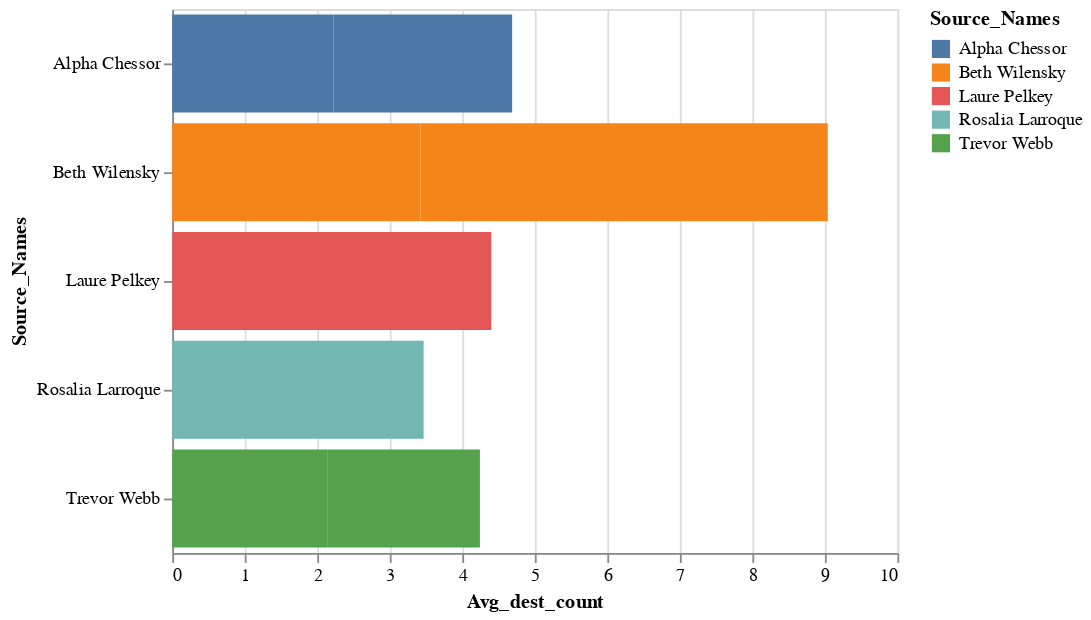

The notebook cell this image was saved under:
### Code cell
alt.Chart(purchase_analysis).mark_bar().encode(
    x='Avg_dest_count',
    y='Source_Names',
    color='Source_Names'
)

### Figure 1 — Vega-Lite specification as saved in the notebook (floating-point values rounded to 4 significant figures)
{"$schema": "https://vega.github.io/schema/vega-lite/v2.4.3.json", "config": {"view": {"height": 300, "width": 400}}, "data": {"values": [{"Avg_dest_count": 3.467, "Avg_source_count": 5.778, "Destination": 2038003, "Destination_Names": "Jenice Savaria", "Primary_dest_interactions": 1, "Primary_source_interactions": 22, "Source": 1847246, "Source_Names": "Rosalia Larroque", "Unnamed: 0": 0, "combined_unique": 15, "found_unique_meeting_repeat": true, "max_rolling_diff": "128 days 06:08:40", "max_rolling_window": 11, "max_time_btwn": "51 days 01:16:21", "mean_rolling_diff": "36 days 13:48:54", "mean_rolling_window": 3.538, "mean_time_btwn": "8 days 00:50:24.705882", "meeting_count": 10, "min_rolling_diff": "2 days 00:00:00", "min_rolling_window": 1, "min_time_btwn": "0 days 00:00:00", "num_uniq_dest": 15, "num_uniq_source": 9, "suspicious_indicator": 1, "total_entires": 52}, {"Avg_dest_count": 2.136, "Avg_source_count": 1.981, "Destination": 2038138, "Destination_Names": "Tyree Barreneche", "Primary_dest_interactions": 1, "Primary_source_interactions": 29, "Source": 580766, "Source_Names": "Trevor Webb", "Unnamed: 0": 1, "combined_unique": 1864, "found_unique_meeting_repeat": false, "max_rolling_diff": "5 days 19:22:48", "max_rolling_window": 53, "max_time_btwn": "3 days 03:41:54", "mean_rolling_diff": "1 days 09:36:27.037909", "mean_rolling_window": 30.29, "mean_time_btwn": "0 days 06:42:43.591002", "meeting_count": 0, "min_rolling_diff": "0 days 01:32:40", "min_rolling_window": 1, "min_time_btwn": "0 days 00:00:00", "num_uniq_dest": 916, "num_uniq_source": 988, "suspicious_indicator": 1, "total_entires": 1957}, {"Avg_dest_count": 2.106, "Avg_source_count": 2.024, "Destination": 2038138, "Destination_Names": "Tyree Barreneche", "Primary_dest_interactions": 1, "Primary_source_interactions": 37, "Source": 580766, "Source_Names": "Trevor Webb", "Unnamed: 0": 2, "combined_unique": 1335, "found_unique_meeting_repeat": false, "max_rolling_diff": "8 days 01:05:40", "max_rolling_window": 41, "max_time_btwn": "3 days 01:02:57", "mean_rolling_diff": "1 days 20:37:09.688746", "mean_rolling_window": 22.94, "mean_time_btwn": "0 days 08:54:43.060369", "meeting_count": 0, "min_rolling_diff": "0 days 02:25:19", "min_rolling_window": 1, "min_time_btwn": "0 days 00:00:00", "num_uniq_dest": 669, "num_uniq_source": 696, "suspicious_indicator": 1, "total_entires": 1409}, {"Avg_dest_count": 3.424, "Avg_source_count": 4.52, "Destination": 2037766, "Destination_Names": "Gregory Russell", "Primary_dest_interactions": 1, "Primary_source_interactions": 22, "Source": 437025, "Source_Names": "Beth Wilensky", "Unnamed: 0": 3, "combined_unique": 49, "found_unique_meeting_repeat": false, "max_rolling_diff": "67 days 20:44:34", "max_rolling_window": 10, "max_time_btwn": "44 days 04:19:32", "mean_rolling_diff": "22 days 01:55:35.120370", "mean_rolling_window": 3.77, "mean_time_btwn": "4 days 17:08:12.580357", "meeting_count": 9, "min_rolling_diff": "2 days 00:00:00", "min_rolling_window": 1, "min_time_btwn": "0 days 00:00:00", "num_uniq_dest": 33, "num_uniq_source": 25, "suspicious_indicator": 1, "total_entires": 113}, {"Avg_dest_count": 5.615, "Avg_source_count": 8.111, "Destination": 2037766, "Destination_Names": "Gregory Russell", "Primary_dest_interactions": 1, "Primary_source_interactions": 12, "Source": 437025, "Source_Names": "Beth Wilensky", "Unnamed: 0": 4, "combined_unique": 15, "found_unique_meeting_repeat": false, "max_rolling_diff": "89 days 13:26:03", "max_rolling_window": 9, "max_time_btwn": "36 days 00:00:00", "mean_rolling_diff": "19 days 14:09:56.735294", "mean_rolling_window": 4.027, "mean_time_btwn": "4 days 04:58:49.583333", "meeting_count": 7, "min_rolling_diff": "2 days 00:00:00", "min_rolling_window": 1, "min_time_btwn": "0 days 00:00:00", "num_uniq_dest": 13, "num_uniq_source": 9, "suspicious_indicator": 1, "total_entires": 73}, {"Avg_dest_count": 4.4, "Avg_source_count": 5.5, "Destination": 2037860, "Destination_Names": "Carlos Morris", "Primary_dest_interactions": 1, "Primary_source_interactions": 11, "Source": 695013, "Source_Names": "Laure Pelkey", "Unnamed: 0": 5, "combined_unique": 5, "found_unique_meeting_repeat": false, "max_rolling_diff": "217 days 15:00:00", "max_rolling_window": 4, "max_time_btwn": "209 days 15:00:00", "mean_rolling_diff": "85 days 02:17:38.823529", "mean_rolling_window": 1.682, "mean_time_btwn": "23 days 17:51:25.714285", "meeting_count": 0, "min_rolling_diff": "14 days 00:00:00", "min_rolling_window": 1, "min_time_btwn": "0 days 00:00:00", "num_uniq_dest": 5, "num_uniq_source": 4, "suspicious_indicator": 1, "total_entires": 22}, {"Avg_dest_count": 2.225, "Avg_source_count": 2.508, "Destination": 2038031, "Destination_Names": "Kia Halonen", "Primary_dest_interactions": 1, "Primary_source_interactions": 104, "Source": 720233, "Source_Names": "Alpha Chessor", "Unnamed: 0": 6, "combined_unique": 127, "found_unique_meeting_repeat": false, "max_rolling_diff": "34 days 04:55:19", "max_rolling_window": 10, "max_time_btwn": "16 days 21:26:38", "mean_rolling_diff": "12 days 17:04:41.535947", "mean_rolling_window": 4.171, "mean_time_btwn": "2 days 14:09:28.904458", "meeting_count": 0, "min_rolling_diff": "1 days 22:23:47", "min_rolling_window": 1, "min_time_btwn": "0 days 00:00:00", "num_uniq_dest": 71, "num_uniq_source": 63, "suspicious_indicator": 1, "total_entires": 158}, {"Avg_dest_count": 2.462, "Avg_source_count": 2.454, "Destination": 2038031, "Destination_Names": "Kia Halonen", "Primary_dest_interactions": 1, "Primary_source_interactions": 89, "Source": 720233, "Source_Names": "Alpha Chessor", "Unnamed: 0": 7, "combined_unique": 559, "found_unique_meeting_repeat": false, "max_rolling_diff": "6 days 09:39:36", "max_rolling_window": 31, "max_time_btwn": "3 days 09:06:25", "mean_rolling_diff": "2 days 10:29:45.633893", "mean_rolling_window": 17.49, "mean_time_btwn": "0 days 11:41:39.348777", "meeting_count": 0, "min_rolling_diff": "0 days 05:52:45", "min_rolling_window": 1, "min_time_btwn": "0 days 00:00:00", "num_uniq_dest": 316, "num_uniq_source": 317, "suspicious_indicator": 1, "total_entires": 778}]}, "encoding": {"color": {"field": "Source_Names", "type": "nominal"}, "x": {"field": "Avg_dest_count", "type": "quantitative"}, "y": {"field": "Source_Names", "type": "nominal"}}, "mark": "bar"}
